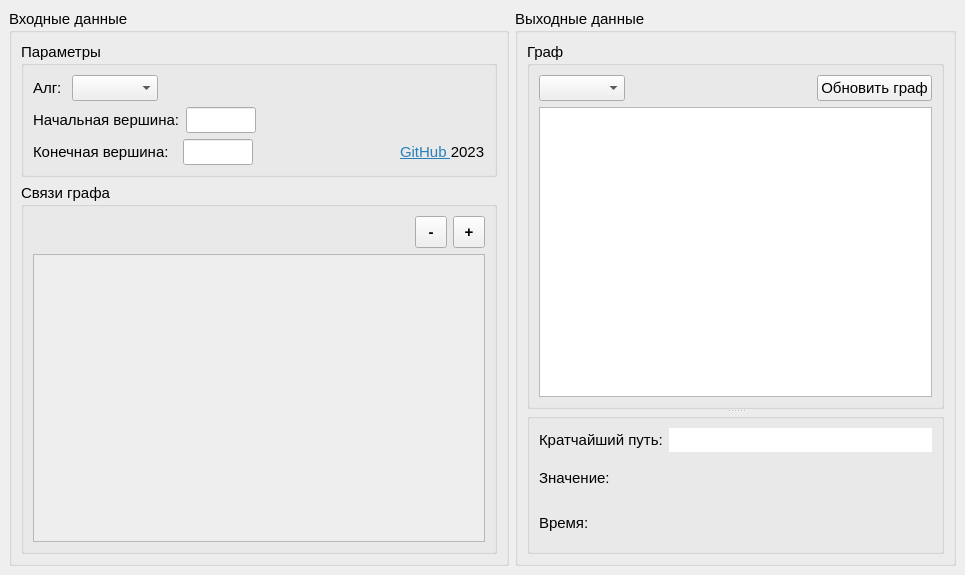
<?xml version="1.0" encoding="UTF-8"?>
<ui version="4.0">
 <class>MainWindow</class>
 <widget class="QMainWindow" name="MainWindow">
  <property name="geometry">
   <rect>
    <x>0</x>
    <y>0</y>
    <width>965</width>
    <height>575</height>
   </rect>
  </property>
  <property name="windowTitle">
   <string>Алгоритмы поиска кратчайшего пути в графе</string>
  </property>
  <widget class="QWidget" name="centralwidget">
   <layout class="QHBoxLayout" name="horizontalLayout_3">
    <item>
     <widget class="QGroupBox" name="inputBox">
      <property name="minimumSize">
       <size>
        <width>400</width>
        <height>0</height>
       </size>
      </property>
      <property name="maximumSize">
       <size>
        <width>500</width>
        <height>16777215</height>
       </size>
      </property>
      <property name="baseSize">
       <size>
        <width>0</width>
        <height>0</height>
       </size>
      </property>
      <property name="font">
       <font>
        <pointsize>11</pointsize>
       </font>
      </property>
      <property name="title">
       <string>Входные данные</string>
      </property>
      <layout class="QVBoxLayout" name="verticalLayout">
       <item>
        <widget class="QGroupBox" name="initBox">
         <property name="font">
          <font>
           <pointsize>11</pointsize>
          </font>
         </property>
         <property name="styleSheet">
          <string notr="true"/>
         </property>
         <property name="title">
          <string>Параметры</string>
         </property>
         <layout class="QVBoxLayout" name="verticalLayout_5">
          <item>
           <layout class="QHBoxLayout" name="horizontalLayout_5">
            <item>
             <widget class="QLabel" name="label">
              <property name="text">
               <string>&lt;html&gt;&lt;head/&gt;&lt;body&gt;&lt;p&gt;Алг:     &lt;/p&gt;&lt;/body&gt;&lt;/html&gt;</string>
              </property>
             </widget>
            </item>
            <item>
             <widget class="QComboBox" name="algType"/>
            </item>
            <item>
             <spacer name="horizontalSpacer">
              <property name="orientation">
               <enum>Qt::Horizontal</enum>
              </property>
              <property name="sizeHint" stdset="0">
               <size>
                <width>40</width>
                <height>20</height>
               </size>
              </property>
             </spacer>
            </item>
           </layout>
          </item>
          <item>
           <layout class="QHBoxLayout" name="horizontalLayout_6">
            <item>
             <widget class="QLabel" name="label_8">
              <property name="text">
               <string>Начальная вершина:</string>
              </property>
             </widget>
            </item>
            <item>
             <widget class="QLineEdit" name="startValue">
              <property name="minimumSize">
               <size>
                <width>30</width>
                <height>0</height>
               </size>
              </property>
              <property name="maximumSize">
               <size>
                <width>70</width>
                <height>16777215</height>
               </size>
              </property>
             </widget>
            </item>
            <item>
             <spacer name="horizontalSpacer_2">
              <property name="orientation">
               <enum>Qt::Horizontal</enum>
              </property>
              <property name="sizeHint" stdset="0">
               <size>
                <width>40</width>
                <height>20</height>
               </size>
              </property>
             </spacer>
            </item>
           </layout>
          </item>
          <item>
           <layout class="QHBoxLayout" name="horizontalLayout_2">
            <item>
             <widget class="QLabel" name="label_4">
              <property name="text">
               <string>Конечная вершина:  </string>
              </property>
             </widget>
            </item>
            <item>
             <widget class="QLineEdit" name="searchValue">
              <property name="minimumSize">
               <size>
                <width>35</width>
                <height>0</height>
               </size>
              </property>
              <property name="maximumSize">
               <size>
                <width>70</width>
                <height>16777215</height>
               </size>
              </property>
             </widget>
            </item>
            <item>
             <spacer name="horizontalSpacer_4">
              <property name="orientation">
               <enum>Qt::Horizontal</enum>
              </property>
              <property name="sizeHint" stdset="0">
               <size>
                <width>40</width>
                <height>20</height>
               </size>
              </property>
             </spacer>
            </item>
            <item>
             <widget class="QLabel" name="label_3">
              <property name="text">
               <string>&lt;html&gt;&lt;head/&gt;&lt;body&gt;&lt;p&gt;&lt;a href=&quot;https://github.com/JKearnsl/short_path_in_graph&quot;&gt;&lt;span style=&quot; text-decoration: underline; color:#2980b9;&quot;&gt;GitHub &lt;/span&gt;&lt;/a&gt;2023&lt;/p&gt;&lt;/body&gt;&lt;/html&gt;</string>
              </property>
              <property name="textFormat">
               <enum>Qt::RichText</enum>
              </property>
              <property name="openExternalLinks">
               <bool>true</bool>
              </property>
              <property name="textInteractionFlags">
               <set>Qt::TextBrowserInteraction</set>
              </property>
             </widget>
            </item>
           </layout>
          </item>
         </layout>
        </widget>
       </item>
       <item>
        <widget class="QGroupBox" name="groupBox">
         <property name="maximumSize">
          <size>
           <width>16777215</width>
           <height>16777215</height>
          </size>
         </property>
         <property name="title">
          <string>Связи графа</string>
         </property>
         <layout class="QVBoxLayout" name="verticalLayout_3">
          <item>
           <layout class="QHBoxLayout" name="horizontalLayout">
            <item>
             <spacer name="horizontalSpacer_3">
              <property name="orientation">
               <enum>Qt::Horizontal</enum>
              </property>
              <property name="sizeHint" stdset="0">
               <size>
                <width>40</width>
                <height>20</height>
               </size>
              </property>
             </spacer>
            </item>
            <item>
             <widget class="QToolButton" name="rmVertexButton">
              <property name="sizePolicy">
               <sizepolicy hsizetype="Fixed" vsizetype="Fixed">
                <horstretch>0</horstretch>
                <verstretch>0</verstretch>
               </sizepolicy>
              </property>
              <property name="minimumSize">
               <size>
                <width>32</width>
                <height>32</height>
               </size>
              </property>
              <property name="maximumSize">
               <size>
                <width>32</width>
                <height>32</height>
               </size>
              </property>
              <property name="font">
               <font>
                <pointsize>11</pointsize>
                <weight>75</weight>
                <bold>true</bold>
               </font>
              </property>
              <property name="text">
               <string>-</string>
              </property>
              <property name="toolButtonStyle">
               <enum>Qt::ToolButtonTextOnly</enum>
              </property>
             </widget>
            </item>
            <item>
             <widget class="QToolButton" name="addVertexButton">
              <property name="minimumSize">
               <size>
                <width>32</width>
                <height>32</height>
               </size>
              </property>
              <property name="maximumSize">
               <size>
                <width>32</width>
                <height>32</height>
               </size>
              </property>
              <property name="font">
               <font>
                <pointsize>11</pointsize>
                <weight>75</weight>
                <bold>true</bold>
               </font>
              </property>
              <property name="text">
               <string>+</string>
              </property>
              <property name="toolButtonStyle">
               <enum>Qt::ToolButtonTextOnly</enum>
              </property>
             </widget>
            </item>
           </layout>
          </item>
          <item>
           <widget class="QListWidget" name="inputGraph">
            <property name="maximumSize">
             <size>
              <width>16777215</width>
              <height>16777215</height>
             </size>
            </property>
            <property name="autoFillBackground">
             <bool>false</bool>
            </property>
            <property name="styleSheet">
             <string notr="true">QListWidget {
	background-color: rgb(238, 238, 238);
}</string>
            </property>
           </widget>
          </item>
         </layout>
        </widget>
       </item>
      </layout>
     </widget>
    </item>
    <item>
     <widget class="QGroupBox" name="outputBox">
      <property name="minimumSize">
       <size>
        <width>340</width>
        <height>0</height>
       </size>
      </property>
      <property name="font">
       <font>
        <pointsize>11</pointsize>
       </font>
      </property>
      <property name="title">
       <string>Выходные данные</string>
      </property>
      <layout class="QVBoxLayout" name="verticalLayout_4">
       <item>
        <widget class="QSplitter" name="splitter">
         <property name="orientation">
          <enum>Qt::Vertical</enum>
         </property>
         <widget class="QGroupBox" name="groupBox_3">
          <property name="title">
           <string>Граф</string>
          </property>
          <layout class="QVBoxLayout" name="verticalLayout_2">
           <item>
            <layout class="QHBoxLayout" name="horizontalLayout_4">
             <item>
              <widget class="QComboBox" name="viewGraphAs"/>
             </item>
             <item>
              <spacer name="horizontalSpacer_5">
               <property name="orientation">
                <enum>Qt::Horizontal</enum>
               </property>
               <property name="sizeHint" stdset="0">
                <size>
                 <width>40</width>
                 <height>20</height>
                </size>
               </property>
              </spacer>
             </item>
             <item>
              <widget class="QPushButton" name="updateGraph">
               <property name="text">
                <string>Обновить граф</string>
               </property>
              </widget>
             </item>
            </layout>
           </item>
           <item>
            <widget class="QGraphicsView" name="outputGraph"/>
           </item>
          </layout>
         </widget>
         <widget class="QGroupBox" name="groupBox_2">
          <property name="title">
           <string/>
          </property>
          <layout class="QVBoxLayout" name="verticalLayout_6">
           <item>
            <layout class="QHBoxLayout" name="horizontalLayout_7">
             <item>
              <widget class="QLabel" name="label_5">
               <property name="text">
                <string>Кратчайший путь:</string>
               </property>
              </widget>
             </item>
             <item>
              <widget class="QLineEdit" name="shortPath">
               <property name="frame">
                <bool>false</bool>
               </property>
               <property name="readOnly">
                <bool>true</bool>
               </property>
               <property name="clearButtonEnabled">
                <bool>false</bool>
               </property>
              </widget>
             </item>
            </layout>
           </item>
           <item>
            <layout class="QHBoxLayout" name="horizontalLayout_8">
             <item>
              <widget class="QLabel" name="label_6">
               <property name="text">
                <string>Значение: </string>
               </property>
              </widget>
             </item>
             <item>
              <widget class="QLabel" name="minValue">
               <property name="text">
                <string/>
               </property>
              </widget>
             </item>
             <item>
              <spacer name="horizontalSpacer_6">
               <property name="orientation">
                <enum>Qt::Horizontal</enum>
               </property>
               <property name="sizeHint" stdset="0">
                <size>
                 <width>40</width>
                 <height>20</height>
                </size>
               </property>
              </spacer>
             </item>
            </layout>
           </item>
           <item>
            <layout class="QHBoxLayout" name="horizontalLayout_9">
             <item>
              <widget class="QLabel" name="label_7">
               <property name="text">
                <string>Время: </string>
               </property>
              </widget>
             </item>
             <item>
              <widget class="QLabel" name="searchTime">
               <property name="text">
                <string/>
               </property>
              </widget>
             </item>
             <item>
              <spacer name="horizontalSpacer_7">
               <property name="orientation">
                <enum>Qt::Horizontal</enum>
               </property>
               <property name="sizeHint" stdset="0">
                <size>
                 <width>40</width>
                 <height>20</height>
                </size>
               </property>
              </spacer>
             </item>
            </layout>
           </item>
          </layout>
         </widget>
        </widget>
       </item>
      </layout>
     </widget>
    </item>
   </layout>
  </widget>
  <widget class="QMenuBar" name="menubar">
   <property name="geometry">
    <rect>
     <x>0</x>
     <y>0</y>
     <width>965</width>
     <height>29</height>
    </rect>
   </property>
  </widget>
 </widget>
 <resources/>
 <connections/>
</ui>
